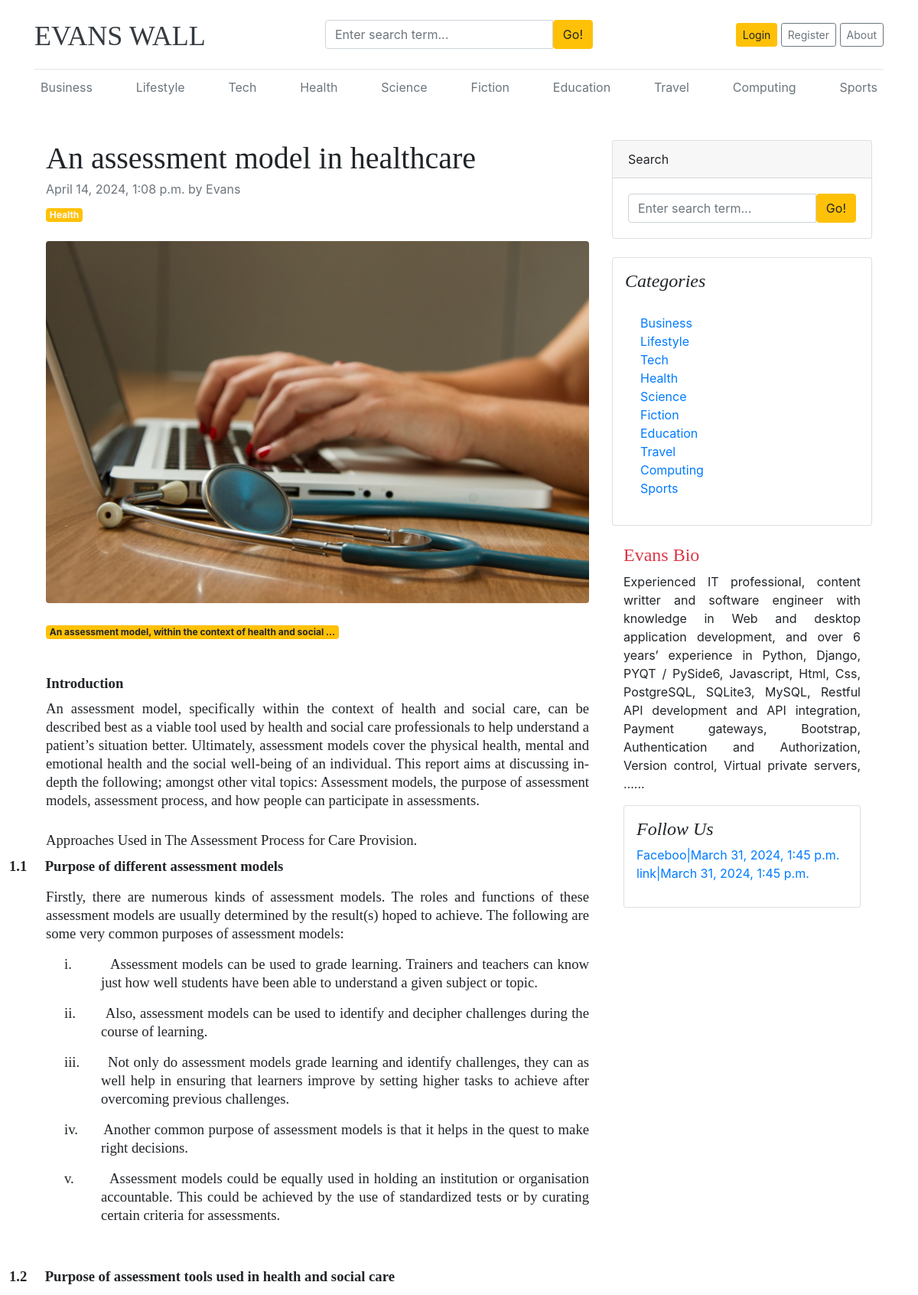
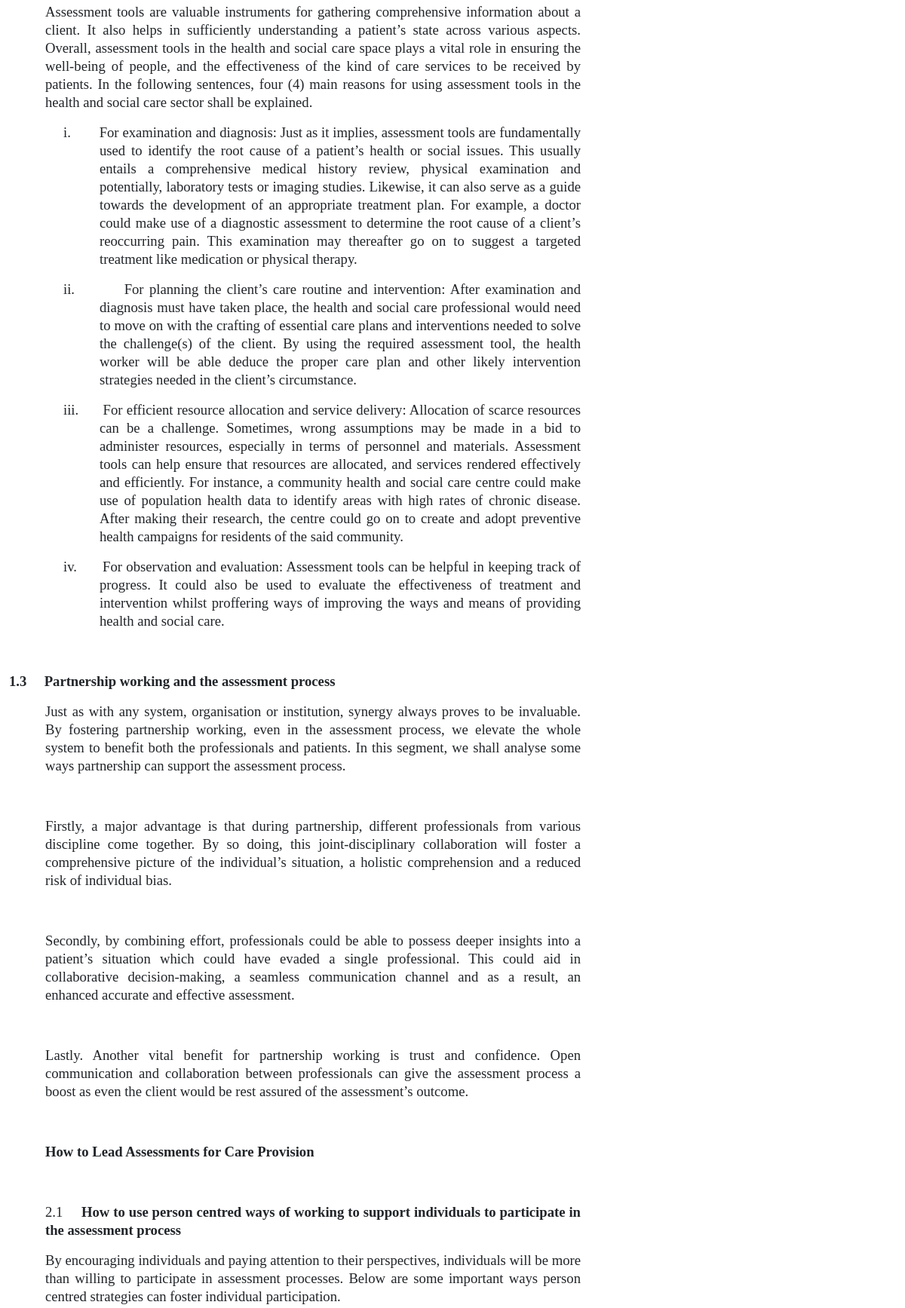
Screenshot of /category/9 (upper part) with the database file from the repository (2 pictures, top to bottom).
### blogs/models.py (models this page shows, shortened)
class Category(models.Model):
    category_name = models.CharField(max_length = 50, unique=True)
    category_decription = models.CharField(max_length = 150, unique=True, null=True)
    created_at = models.DateTimeField(auto_now_add =True)
    updated_at = models.DateTimeField(auto_now_add =True)
    class Meta:
        verbose_name_plural = 'Categories'
    def __str__(self):
        return self.category_name

class blog(models.Model):
    title = models.CharField(max_length = 48)
    slug = models.SlugField(max_length = 150, unique = True, blank = True)
    b_category = models.ForeignKey(Category, on_delete = models.CASCADE)
    author = models.ForeignKey(User, on_delete = models.CASCADE)
    featured_image = models.ImageField(upload_to='uploads/%Y/%m/%d', blank=True)
    short_description = models.TextField(max_length = 500)
    blog_body = RichTextField(blank=True, null=True)
    video = models.FileField(upload_to='videos/%Y/%m/%d', blank=True, null=True)
    status = models.CharField(max_length = 20, choices = STATUS_CHOICES, default='Draft')
    is_featured = models.BooleanField(default = False)
    created_at = models.DateTimeField(auto_now_add =True)
    updated_at = models.DateTimeField(auto_now_add =True)
    class Meta:
        verbose_name_plural = 'Blogs'

class About(models.Model):
    about_heading = models.CharField(max_length = 25)
    about_descrip = models.TextField(max_length = 4000)
    created_at = models.DateTimeField(auto_now_add = True)
    updated_at = models.DateTimeField(auto_now = True)
    class Meta:
        verbose_name_plural = 'About'

class SocialLink(models.Model):
    platform = models.CharField(max_length =25)
    links = models.URLField(max_length = 100)
    created_at = models.DateTimeField(auto_now_add= True)
    updated_at = models.DateTimeField(auto_now=True)

### blogs/views.py (the view, shortened to what this page needs)
# urls.py: path('<int:id>', views.single_blog, name = 'single_blog'),
def single_blog(request, id):
    single_theblog = get_object_or_404(blog, pk=id, status = 'Published')
    blog_comments = commentModel.objects.filter(theblog = single_theblog) #load comments when single blog post is opnened
    data = {
        'single_theblog': single_theblog,
        'blog_comments': blog_comments,
    }
    return render(request, 'blogs/single_blog.html', data)

### blogs/context_processors.py (called while the page is built)
def get_categories(request):
    categories = Category.objects.all().order_by('-updated_at')
    return dict(categories=categories)

def get_social_links(request):
    social_links = SocialLink.objects.all()
    return dict(social_links=social_links)

def get_about(request):
    theabout = About.objects.all()
    return dict(theabout=theabout)

### templates/blogs/single_blog.html (shortened to what this page needs)
{% extends 'base.html' %}
{% load static %}
{% block content %}
<div class="container mt-5">
    <div class="row">
        <div class="col-lg-8">
            <article>
                <header class="mb-4">
                    <h1 class="fw-bolder mb-1">{{single_theblog.title}}</h1>
                    <div class="text-muted fst-italic mb-2">{{single_theblog.created_at}} by {{single_theblog.author}}</div>
                    <a class="badge bg-warning text-decoration-none text-light" href="#!">{{single_theblog.b_category}}</a>
                </header>
                {% if single_theblog.featured_image %}
                <figure class="mb-4"><img class="img-fluid rounded" src="{{single_theblog.featured_image.url}}" alt="..." /></figure>
                {% else%}
                <figure class="mb-4"><img class="img-fluid rounded" src="https://dummyimage.com/900x400/ced4da/6c757d.jpg" alt="..." /></figure>
                {% endif %}
                <section class="mb-5">
                    <p class="fs-5 mb-4 badge bg-warning" >{{single_theblog.short_description | truncatewords:10 }}</p>
                    <p class="fs-5 mb-4 text-justify">{{single_theblog.blog_body | safe}}</p>
                                            <br>
                    </section>
            </article>
        </div>
        <div class="col-lg-4">
            <div class="card mb-4">
                <div class="card-header">Search</div>
                <div class="card-body">
                    <form action="{% url 'search' %}" method="GET">
                        <div class="input-group">
                          <input class="form-control" type="text" name="keyword" placeholder="Enter search term..." aria-label="Enter search term..." aria-describedby="button-search" />
                          <button type="submit" class="btn btn-warning" id="button-search">Go!</button>
                        </div>
                </div>
            </div>
            <div class="card mb-4 p-3">
                <h4 class="font-italic">Categories</h4>
                <div class="card-body">
                    <div class="row">
                        <div class="col-sm-6">
                            <ul class="list-unstyled mb-0">
                                {% for cat in categories %}
                                <li><a href="{% url 'post_by_category' cat.id %}">{{cat.category_name}}</a></li>
                                {% endfor %}
                            </ul>
                        </div>
                    </div>
                </div>
            </div>
            <div class="col-md-12">
                <div class="position-sticky" style="top: 2rem;">
                  <div class="p-8 mb-3 bg-body-tertiary rounded">
                    {% for i in theabout %}
                    <h4 class="fst-italic"><a href="{% url 'about' %}" class="text-danger"> {{i.about_heading }}</a></h4>
                    <p class="mb-0 text-justify">{{ i.about_descrip | truncatewords:50 }}...</p>
                    {% endfor %}
                  </div>
            {% if social_links %}
            <div class="card mb-4 p-3">
                <h4 class="font-italic">Follow Us</h4>
                <ol class="list-unstyled">
                    {% for i in social_links %}
                    <li><a href="{{i.link}}" target="_blank">{{i.platform}}|{{i.created_at}}</a></li>
                    {% endfor %}
                </ol>
            </div>
            {% endif %}
        </div>
    </div>
</div>
{% endblock %}

### templates/base.html (shortened to what this page needs)
{% load static %}
<!DOCTYPE html>
<html lang="en">
<head>
    <link href="https://getbootstrap.com/docs/4.0/dist/css/bootstrap.min.css" rel="stylesheet">
    <link href="{% static 'css/blog.css' %}" rel="stylesheet">
    <link href="{% static 'css/footer.css' %}" rel="stylesheet">
    <link rel="stylesheet" href="https://cdnjs.cloudflare.com/ajax/libs/font-awesome/4.7.0/css/font-awesome.min.css">
  </head>
<body>
    <div class="container">
      <header class="blog-header py-3">
        <div class="row flex-nowrap justify-content-between align-items-center">
          <div class="col-4 pt-1">
            <a class="blog-header-logo text-dark" href="/">EVANS WALL</a>
          </div>
          <div class="col-4">
            <form action="{% url 'search' %}" method="GET">
              <div class="input-group">
                <input class="form-control" type="text" name="keyword" value="{{thesearchterm}}" placeholder="Enter search term..." aria-label="Enter search term..." aria-describedby="button-search" />
                <button type="submit" class="btn btn-warning" id="button-search">Go!</button>
              </div>
          </form>
          </div>
          <div class="col-4 d-flex justify-content-end align-items-center">
            {% if not user.is_authenticated %}
            <a class="btn btn-sm btn-warning" href="{% url 'login' %}">Login</a> &nbsp;
            <a class="btn btn-sm btn-outline-secondary" href="{% url 'register' %}">Register</a>&nbsp;
            <a class="btn btn-sm btn-outline-secondary" href="{% url 'about' %}">About</a>
            {% endif %}
          </div>
        </div>
      </header>
      <div class="nav-scroller py-1 mb-2">
        <nav class="nav d-flex justify-content-between">
          {% if categories %}
                {% for category in categories %}
                    <a class="p-2 text-muted" href="{% url 'post_by_category' category.id %}">{{ category.category_name }}</a>
                {% endfor %}
                {% else %}
                    <a class="p-2 text-muted" href="#">No Categories</a>
          {% endif %}
        </nav>
      </div>
            {% block content %}
            {% endblock %}
  </body>
</html>

### static/css/blog.css (style rules this page uses)
.blog-header { border-bottom: 1px solid #e5e5e5; }
.blog-header-logo { font-family: "Playfair Display", Georgia, "Times New Roman", serif; font-size: 2.25rem; }
h1, h2, h3, h4, h5, h6 { font-family: "Playfair Display", Georgia, "Times New Roman", serif; }

### static/css/footer.css (style rules this page uses)
.nav-scroller { position: relative; z-index: 2; height: 2.75rem; overflow-y: hidden; }
.nav-scroller .nav { display: flex; flex-wrap: nowrap; padding-bottom: 1rem; margin-top: -1px; overflow-x: auto; text-align: center; white-space: nowrap; -webkit-overflow-scrolling: touch; }

### rows the page displays
Category: category_name "Business"
Category: category_name "Lifestyle"
Category: category_name "Tech"
Category: category_name "Health"
Category: category_name "Science"
Category: category_name "Fiction"
Category: category_name "Education"
Category: category_name "Travel"
Category: category_name "Computing"
Category: category_name "Sports"
blog: title "An assessment model in healthcare", created_at "April 14, 2024, 1:08 p.m.", author "Evans", b_category "Health", featured_image (picture), short_description "An assessment model, within the context of health and social …", blog_body "Introduction An assessment model, specifically within the context of health and social care, can be described best as a viable tool used by health and social care professionals to help understand a patient’s situation better. Ultimately, assessment models cover the physical health, mental and emotional health and the social well-being of an individual. This report aims at discussing in-depth the following; amongst other vital topics: Assessment models, the purpose of assessment models, assessment process, and how people can participate in assessments. Approaches Used in The Assessment Process for Care Provision. 1.1 Purpose of different assessment models Firstly, there are numerous kinds of…"
About: about_heading "Evans Bio", about_descrip "Experienced IT professional, content writter and software engineer with knowledge in Web and desktop application development, and over 6 years’ experience in Python, Django, PYQT / PySide6, Javascript, Html, Css, PostgreSQL, SQLite3, MySQL, Restful API development and API integration, Payment gateways, Bootstrap, Authentication and Authorization, Version control, Virtual private servers, …"
SocialLink: platform "Faceboo", created_at "March 31, 2024, 1:45 p.m."
SocialLink: platform "link", created_at "March 31, 2024, 1:45 p.m."
